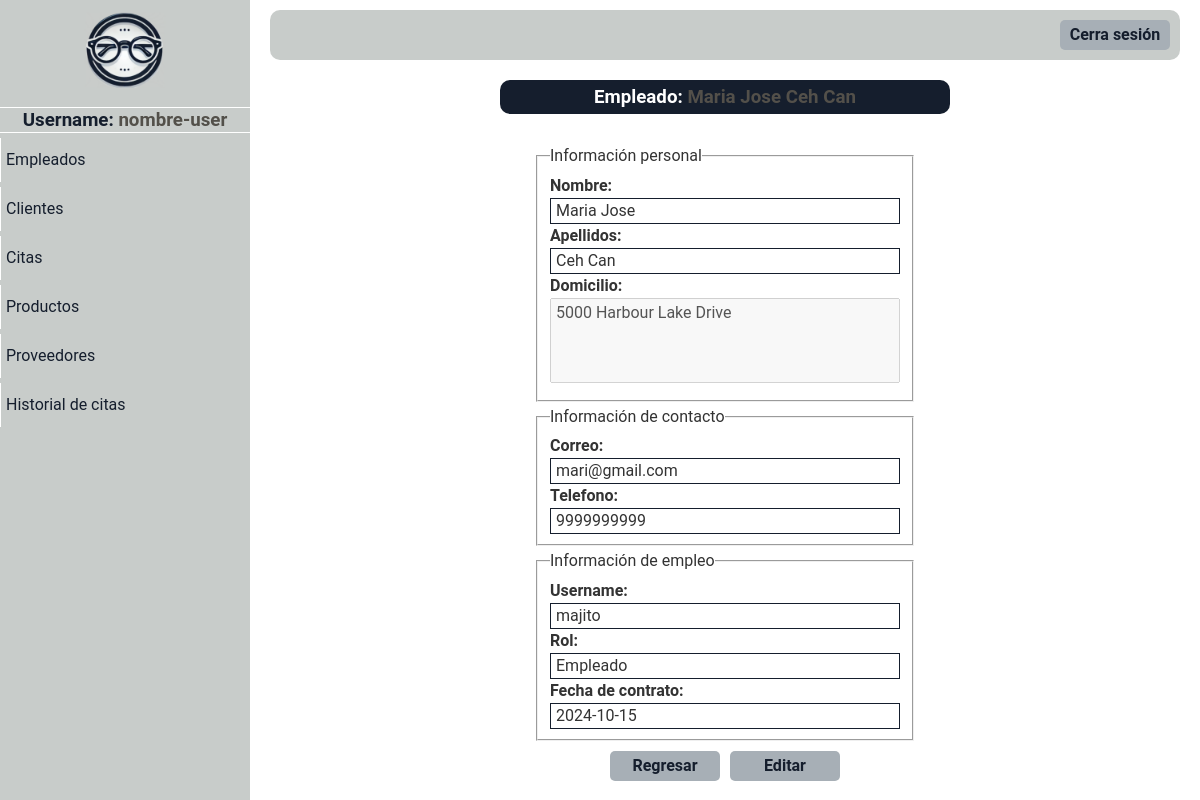
The app's page /paginas/ver_empleado.php?id=5 with its own data.
### tables this page shows
CREATE TABLE `empleados` (
  `id_empleado` int(10) NOT NULL,
  `nombres` varchar(100) DEFAULT NULL,
  `apellidos` varchar(100) DEFAULT NULL,
  `correo` varchar(100) DEFAULT NULL,
  `telefono` varchar(15) DEFAULT NULL,
  `direccion` varchar(255) DEFAULT NULL,
  `rol` varchar(50) DEFAULT NULL,
  `fecha_contratacion` date DEFAULT NULL,
  `usuario` varchar(50) DEFAULT NULL,
  `contrasena` varchar(255) DEFAULT NULL,
  `libre` varchar(100) DEFAULT NULL
);

### paginas/ver_empleado.php (the view, shortened to what this page needs)
<!DOCTYPE html>
<html lang="en">
<head>
</head>
<body>
    <?php include "menu_panel.php";
    require "../php/conexion.php";
    $id = $_GET['id'];
    $producto = "SELECT * FROM empleados WHERE id_empleado = '$id'";
    $query = mysqli_query($conectar, $producto);
    $info = $query->fetch_array();
    ?>
    <div class="ver-producto-content main-content">
        <div class="titulo">
            <h3>Empleado: <span><?php echo $info['nombres'] . " " . $info['apellidos'] ?></span></h3>
        </div>
        <div class="content-info">
            <div class="info formulario">
                <fieldset>
                    <legend>Información personal</legend>
                    <label for="">Nombre:</label>
                    <p><?php echo $info['nombres'] ?></p>
                    <label for="">Apellidos:</label>
                    <p><?php echo $info['apellidos'] ?></p>
                    <label for="">Domicilio:</label><br>
                    <textarea disabled><?php echo $info['direccion'] ?></textarea>
                </fieldset>
                <fieldset>
                    <legend>Información de contacto</legend>
                    <label for="">Correo:</label>
                    <p><?php echo $info['correo'] ?></p>
                    <label for="">Telefono:</label>
                    <p><?php echo $info['telefono'] ?></p>
                </fieldset>
                <fieldset>
                    <legend>Información de empleo</legend>
                    <label for="">Username:</label>
                    <p><?php echo $info['usuario'] ?></p>
                    <label for="">Rol:</label>
                    <p><?php echo $info['rol'] ?></p>
                    <label for="">Fecha de contrato:</label>
                    <p><?php echo $info['fecha_contratacion'] ?></p>
                </fieldset>
            </div>
        </div>
        <div class="opciones-btn-ver opciones-btn">
            <div class="btn-regresar-ver-cliente btn">
                <a href="./mostrar_empleados.php">Regresar</a>
            </div>
            <div class="btn">
                <a href="./editar_empleado.php?id=<?php echo $id ?>">Editar</a>
            </div>
        </div>
    </div>
</body>
</html>

### css/style.css (style rules this page uses)
:root { --color0: #ffffff; --color1: #c8ccca; --color2: #151e2d; --color3: #a7afb6; --color4: #53504a; }
* { box-sizing: border-box; margin: 0; padding: 0; }
*, *::before, *::after { box-sizing: inherit; }
html { font-size: 62.5%; box-sizing: border-box; }
body { font-family: "Roboto"; font-size: 16px; line-height: 24px; color: #333; height: 100vh; }
.main-content { flex-grow: 1; padding: 10px 20px; margin-left: 250px; }
.btn { display: flex; cursor: pointer; width: 110px; height: 30px; background-color: var(--color3); justify-content: center; align-items: center; border-radius: 5px; font-weight: bold; }
.btn a { display: flex; color: var(--color2); text-decoration: none; height: 100%; width: 100%; justify-content: center; transition: 0.4s ease-out; align-items: center; }
.formulario { padding: 10px 10px; }
.formulario label { font-weight: bold; }
.formulario textarea { font-family: "Roboto"; padding: 5px; width: 350px; height: 85px; resize: none; }
.opciones-btn { display: flex; gap: 10px; margin-top: 20px; }
.titulo { width: 450px; text-align: center; margin: auto; background-color: var(--color2); padding: 5px; color: var(--color0); border-radius: 10px; margin-bottom: 5px; }
.formulario { margin-top: 15px; display: flex; flex-direction: column; }
.opciones-btn-ver { margin: auto; justify-content: center; width: 350px; }
.info { padding: 10px; gap: 3px; }
.info p { border: var(--color2) solid 1.5px; width: 350px; padding: 0 5px; }
.info label { font-weight: bold; }
.content-info { display: flex; justify-content: center; }
span { color: var(--color4); }

### records on screen
empleados: nombres "Maria Jose", apellidos "Ceh Can", direccion "5000 Harbour Lake Drive", correo "mari@gmail.com", telefono "9999999999", usuario "majito", rol "Empleado", fecha_contratacion "2024-10-15"
